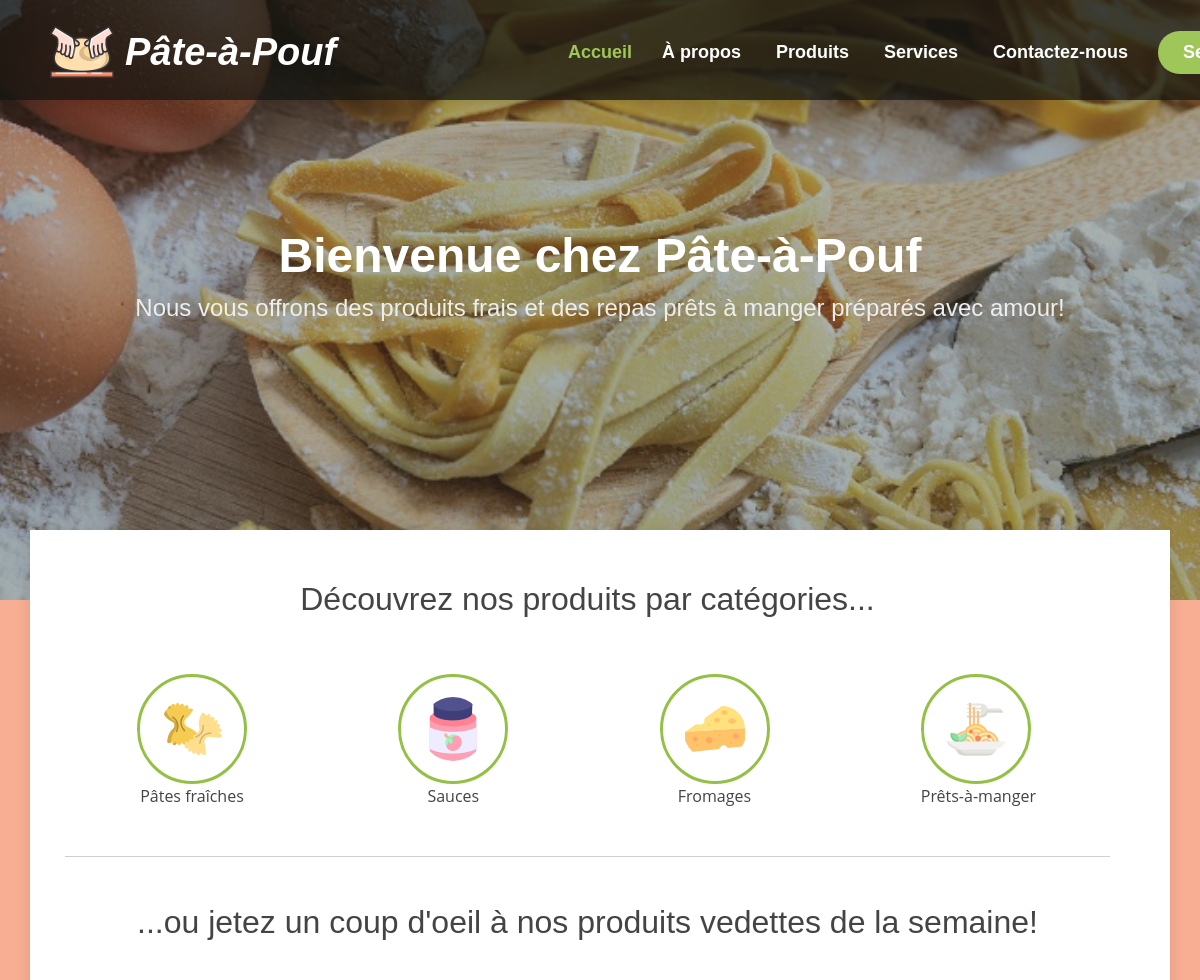
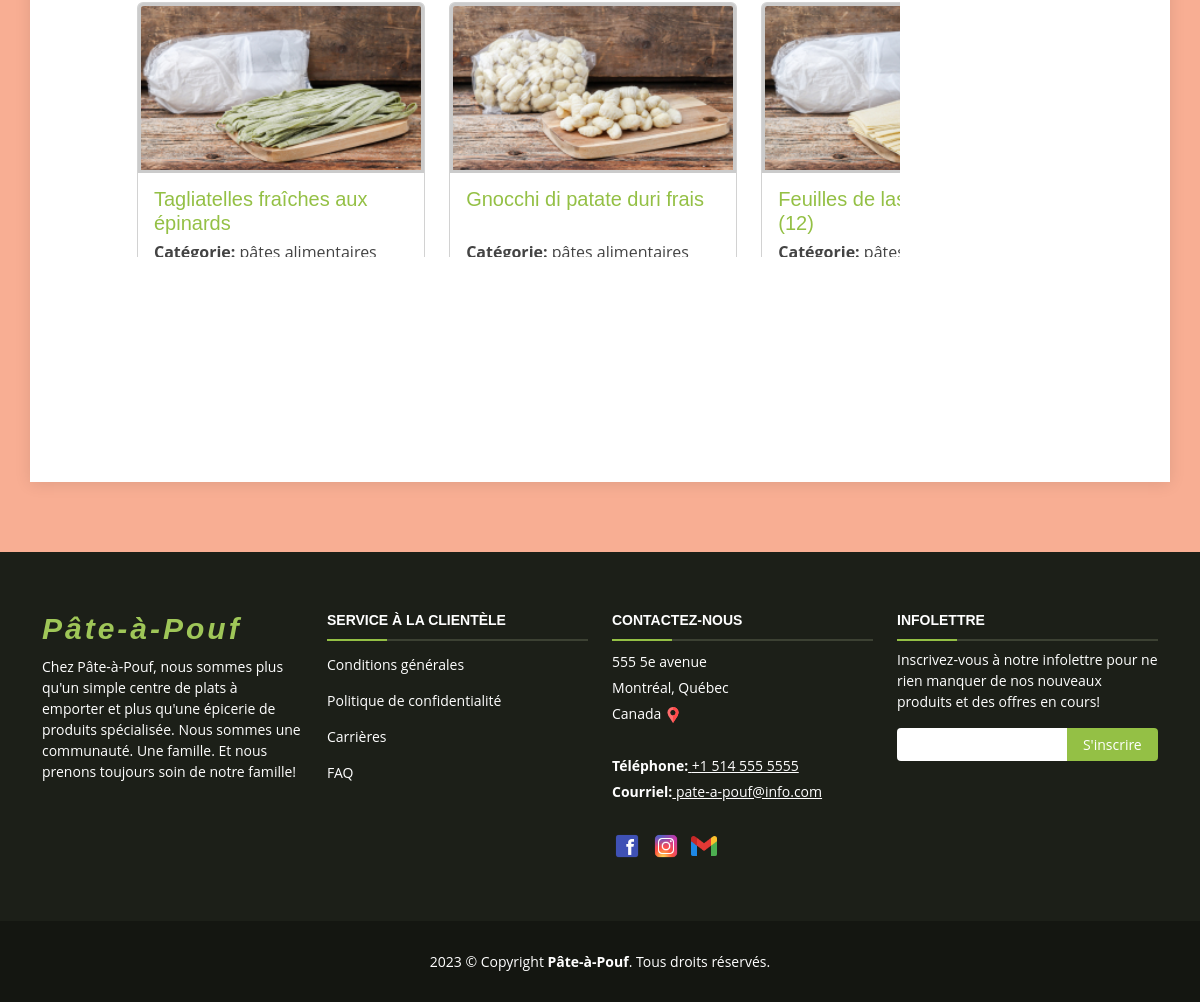
The page / on the database its author committed (2 pictures, top to bottom).
### tables this page shows
CREATE TABLE `produits` (
  `IdP` int(11) NOT NULL,
  `nom` varchar(50) NOT NULL,
  `categorie` varchar(30) NOT NULL,
  `ingredients` varchar(256) DEFAULT NULL,
  `prix` float DEFAULT NULL,
  `quantite` int(4) DEFAULT NULL,
  `photo` varchar(256) DEFAULT NULL
);

### serveur/produit/affichageProduits.php (the view, shortened to what this page needs)
<?php
    $requette="SELECT * FROM produits";
    try{
        $bdd = new PDO('mysql:host='.SERVEUR.';dbname='.BD, USAGER, MDP);
        $reponse = $bdd->query($requette);
        if ($reponse){
            while($ligne = $reponse->fetch()){
                listerProduits($ligne);
            }
        }
    }catch (Exception $e){
        echo 'ERREUR: '.$e;
    }finally {
    }
	function listerProduits($produit){
        $lienImage = chargerImage($produit['photo']);
        $prix = miseEnFormePrix($produit['prix'], $produit['quantite']);
        $card = '
        <div class="card" style="width: 18rem;">
            <a href="#"><img src="'.$lienImage.'" class="card-img-top"></a>
            <div class="card-body">
                <a href="#"><h5 class="card-title">'.$produit['nom'].'</h5></a>
            </div>
            <div class="card-body">
                <p><b>Catégorie: </b>'.$produit['categorie'].'</p>
            </div>
            <ul class="list-group list-group-flush">
                <li class="list-group-item">'.$prix.'</li>
            </ul>
            <nav class = "qte">
                <ul class="pagination">
                    <li class="page-item"><a class="page-link moins">-</a></li>
                    <li class="page-item"><a contenteditable="true" class="page-link">1</a></li>
                    <li class="page-item"><a class="page-link plus">+</a></li>
                </ul>
            </nav>
            <div class="card-body">
                <a href="#" class="card-link">Ajouter au panier</a>
                <p class="card-fav"><img class="etat-like" src="client/images/general/notlike.png" alt="ajouter aux favoris"></p>
            </div>
        </div>';
        echo $card;
    }
    function chargerImage($image){
        $lien = 'client/images/produits/'.$image;
        $lienND = 'client/images/produits/visuel-non-disponible.jpg';
        if ($image != ""){
            if (file_exists($lien)){
                return $lien;
            }else {
                return $lienND;
            }
        } else {
            return $lienND;
        }
    }
    function miseEnFormePrix($prix, $qte){
        $prixStr = strval($prix);
        $qteStr = strval($qte);
        if (strlen($prixStr) != 0 && strlen($qteStr) != 0) {
            if (strpos($prixStr, '.')){
                $prixTab = explode(".", $prixStr);
                $prixEnt = $prixTab[0];
                $decimal = $prixTab[1];
                if (strlen($decimal) != 2) {
                    while (strlen($decimal) != 2) {
                        $decimal .= '0';
                    }
                }
            } else {
                $prixEnt =  $prixStr;
                $decimal = '00';
            }
            return $prixEnt.'.'.$decimal."$ / (".$qteStr."g)";
        } else {
            return 'Prix Non Disponible';
        }
    }
?>

### index.php (shortened to what this page needs)
<!DOCTYPE html>
<html lang="fr">
<head>
    <link rel="stylesheet" href="client/utilitaires/bootstrap-5.3.0-alpha1-dist/css/bootstrap.min.css">
    <link rel="stylesheet" href="client/css/style.css?v=<?php echo time(); ?>">
    <link href="https://fonts.cdnfonts.com/css/bradley-hand-2" rel="stylesheet">
</head>
<body onload="initialisation();">
    <?php
        require_once('serveur/includes/header.php');
    ?>
    <section id="hero">
        <div class="hero-container" data-aos="fade-up">
            <h1>Bienvenue chez Pâte-à-Pouf</h1>
            <h2>Nous vous offrons des produits frais et des repas prêts à manger préparés avec amour!</h2>
        </div>
    </section>
    <main id="main">
        <section class="about">
            <div class="container">
                <div class="row justify-content-end">
                    <div class="col-lg-11">
                        <div class="row justify-content-end">
                        <h2 id="entete1" class="enVedette">Découvrez nos produits par catégories...</h2>
                        <div class="col-lg-3 col-md-5 col-6 d-md-flex align-items-md-stretch">
                            <div class="count-box py-5">
                            <a href="#"><img class="categorie-img" src="client/images/general/pate.png"></a>
                            <p class="categorie">Pâtes fraîches</p>
                            </div>
                        </div>
                        <div class="col-lg-3 col-md-5 col-6 d-md-flex align-items-md-stretch">
                            <div class="count-box py-5">
                            <a href="#"><img class="categorie-img" src="client/images/general/sauce.png"></a>
                            <p class="categorie">Sauces</p>
                            </div>
                        </div>
                        <div class="col-lg-3 col-md-5 col-6 d-md-flex align-items-md-stretch">
                            <div class="count-box pb-5 pt-0 pt-lg-5">
                            <a href="#"><img class="categorie-img" src="client/images/general/fromage.png"></a>
                            <p class="categorie">Fromages</p>
                            </div>
                        </div>
                        <div class="col-lg-3 col-md-5 col-6 d-md-flex align-items-md-stretch">
                            <div class="count-box pb-5 pt-0 pt-lg-5">
                            <a href="#"><img class="categorie-img" src="client/images/general/plat.png"></a>
                            <p class="categorie">Prêts-à-manger</p>
                            </div>
                        </div>
                        <hr class="enVedette">
                        <h2 class="enVedette" id="entete2">...ou jetez un coup d'oeil à nos produits vedettes de la semaine!</h2>
                        </div>
                        <div class="cards_produits">
                            <?php
                                require_once('serveur/produit/affichageProduits.php');
                            ?>
                        </div>
                    </div>
                </div>
            </div>
        </section>
    </main>
    <?php
        require_once('serveur/includes/footer.php');
    ?>
</body>
</html>

### serveur/includes/header.php (shortened to what this page needs)
<header id="header">
        <div class="logo">
            <a href="index.php"><img src="client/images/general/logo.png" alt="Pâte-à-Pouf" id="logo"></a>
            <h1 class="text-light"><a href="index.php">Pâte-à-Pouf</a></h1>
        </div>
        <nav id="navbar" class="navbar">
            <ul>
                <li><a class="active" href="index.php">Accueil</a></li>
                <li class="dropdown"><a href="#"><span>À propos</span> <i class="bi bi-chevron-down"></i></a>
                <li class="dropdown"><a href="#"><span>Produits</span> <i class="bi bi-chevron-right"></i></a>
                </li>
                <li class="dropdown"><a href="#"><span>Services</span> <i class="bi bi-chevron-right"></i></a>
                </li>
                <li><a href="contact.php">Contactez-nous</a></li>
                <li><a class="getstarted" id="optionHeader1" href="javascript:montrerFormConnexion();">Se connecter</a></li>
            </ul>
        </nav>
</header>

### serveur/includes/footer.php (shortened to what this page needs)
<footer id="footer">
  <div class="footer-top">
    <div class="container">
      <div class="row">
        <div class="col-lg-3 col-md-6 footer-info">
          <h3>Pâte-à-Pouf</h3>
          <p>Chez Pâte-à-Pouf, nous sommes plus qu'un simple centre de plats à emporter et plus qu'une épicerie de produits spécialisée. Nous sommes une communauté. Une famille. Et nous prenons toujours soin de notre famille!</p>
        </div>
        <div class="col-lg-3 col-md-6 footer-links">
          <h4>Service à la clientèle</h4>
          <ul>
            <li><a href="#">Conditions générales</a></li>
            <li><a href="#">Politique de confidentialité</a></li>
            <li><a href="#">Carrières</a></li>
            <li><a href="#">FAQ</a></li>
          </ul>
        </div>
        <div class="col-lg-3 col-md-6 footer-contact">
          <h4>Contactez-nous</h4>
          <p>
            555 5e avenue <br>
            Montréal, Québec<br>
            Canada <a id="carte" onClick='montrerCarte();'><img src="client/images/general/localisation.png"></a><br><br>
            <strong>Téléphone:</strong><a id="telp"> +1 514 555 5555</a><br>
            <strong>Courriel:</strong><a id="emailp" href="mailto:pate-a-pouf@info.com"> pate-a-pouf@info.com</a><br>
          </p>
          <div>
            <a href="#"><img class="liens" src="client/images/general/facebook.png"></a>
            <a href="#"><img class="liens" src="client/images/general/instagram.png"></a>
            <a href="#"><img class="liens" src="client/images/general/gmail.png"></a>
          </div>
        </div>
        <div class="col-lg-3 col-md-6 footer-newsletter">
          <h4>Infolettre</h4>
          <p>Inscrivez-vous à notre infolettre pour ne rien manquer de nos nouveaux produits et des offres en cours!</p>
          <form action="" method="post">
            <input type="email" name="email"><input type="submit" value="S'inscrire">
          </form>
        </div>
      </div>
    </div>
  </div>
  <div class="container">
    <div class="copyright">
      2023 &copy; Copyright <strong><span>Pâte-à-Pouf</span></strong>. Tous droits réservés.
    </div>
  </div>
</footer>

### rows shown on the page
produits: photo (picture), nom "Tagliatelles fraîches aux épinards", categorie "pâtes alimentaires"
produits: photo (picture), nom "Gnocchi di patate duri frais", categorie "pâtes alimentaires"
produits: photo (picture), nom "Feuilles de lasagne fraîches (12)", categorie "pâtes alimentaires"
